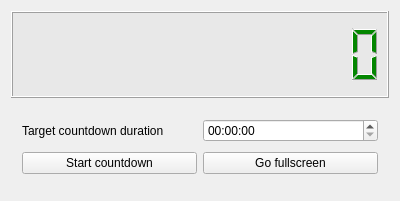
<?xml version="1.0" encoding="UTF-8"?>
<ui version="4.0">
 <class>mainWindow</class>
 <widget class="QMainWindow" name="mainWindow">
  <property name="geometry">
   <rect>
    <x>0</x>
    <y>0</y>
    <width>400</width>
    <height>201</height>
   </rect>
  </property>
  <property name="windowTitle">
   <string>MainWindow</string>
  </property>
  <widget class="QWidget" name="centralWidget">
   <layout class="QVBoxLayout" name="verticalLayout">
    <item>
     <widget class="QLCDNumber" name="lcdNumber">
      <property name="palette">
       <palette>
        <active>
         <colorrole role="WindowText">
          <brush brushstyle="SolidPattern">
           <color alpha="255">
            <red>3</red>
            <green>134</green>
            <blue>0</blue>
           </color>
          </brush>
         </colorrole>
         <colorrole role="Button">
          <brush brushstyle="SolidPattern">
           <color alpha="255">
            <red>0</red>
            <green>0</green>
            <blue>0</blue>
           </color>
          </brush>
         </colorrole>
         <colorrole role="Text">
          <brush brushstyle="SolidPattern">
           <color alpha="255">
            <red>3</red>
            <green>134</green>
            <blue>0</blue>
           </color>
          </brush>
         </colorrole>
         <colorrole role="ButtonText">
          <brush brushstyle="SolidPattern">
           <color alpha="255">
            <red>3</red>
            <green>134</green>
            <blue>0</blue>
           </color>
          </brush>
         </colorrole>
         <colorrole role="Base">
          <brush brushstyle="SolidPattern">
           <color alpha="255">
            <red>0</red>
            <green>0</green>
            <blue>0</blue>
           </color>
          </brush>
         </colorrole>
         <colorrole role="Window">
          <brush brushstyle="SolidPattern">
           <color alpha="255">
            <red>0</red>
            <green>0</green>
            <blue>0</blue>
           </color>
          </brush>
         </colorrole>
        </active>
        <inactive>
         <colorrole role="WindowText">
          <brush brushstyle="SolidPattern">
           <color alpha="255">
            <red>3</red>
            <green>134</green>
            <blue>0</blue>
           </color>
          </brush>
         </colorrole>
         <colorrole role="Button">
          <brush brushstyle="SolidPattern">
           <color alpha="255">
            <red>232</red>
            <green>232</green>
            <blue>232</blue>
           </color>
          </brush>
         </colorrole>
         <colorrole role="Text">
          <brush brushstyle="SolidPattern">
           <color alpha="255">
            <red>3</red>
            <green>134</green>
            <blue>0</blue>
           </color>
          </brush>
         </colorrole>
         <colorrole role="ButtonText">
          <brush brushstyle="SolidPattern">
           <color alpha="255">
            <red>3</red>
            <green>134</green>
            <blue>0</blue>
           </color>
          </brush>
         </colorrole>
         <colorrole role="Base">
          <brush brushstyle="SolidPattern">
           <color alpha="255">
            <red>255</red>
            <green>255</green>
            <blue>255</blue>
           </color>
          </brush>
         </colorrole>
         <colorrole role="Window">
          <brush brushstyle="SolidPattern">
           <color alpha="255">
            <red>232</red>
            <green>232</green>
            <blue>232</blue>
           </color>
          </brush>
         </colorrole>
        </inactive>
        <disabled>
         <colorrole role="WindowText">
          <brush brushstyle="SolidPattern">
           <color alpha="255">
            <red>127</red>
            <green>127</green>
            <blue>127</blue>
           </color>
          </brush>
         </colorrole>
         <colorrole role="Button">
          <brush brushstyle="SolidPattern">
           <color alpha="255">
            <red>232</red>
            <green>232</green>
            <blue>232</blue>
           </color>
          </brush>
         </colorrole>
         <colorrole role="Text">
          <brush brushstyle="SolidPattern">
           <color alpha="255">
            <red>127</red>
            <green>127</green>
            <blue>127</blue>
           </color>
          </brush>
         </colorrole>
         <colorrole role="ButtonText">
          <brush brushstyle="SolidPattern">
           <color alpha="255">
            <red>148</red>
            <green>148</green>
            <blue>148</blue>
           </color>
          </brush>
         </colorrole>
         <colorrole role="Base">
          <brush brushstyle="SolidPattern">
           <color alpha="255">
            <red>237</red>
            <green>237</green>
            <blue>237</blue>
           </color>
          </brush>
         </colorrole>
         <colorrole role="Window">
          <brush brushstyle="SolidPattern">
           <color alpha="255">
            <red>232</red>
            <green>232</green>
            <blue>232</blue>
           </color>
          </brush>
         </colorrole>
        </disabled>
       </palette>
      </property>
      <property name="autoFillBackground">
       <bool>true</bool>
      </property>
      <property name="digitCount">
       <number>12</number>
      </property>
     </widget>
    </item>
    <item>
     <widget class="QWidget" name="controlWidget" native="true">
      <layout class="QGridLayout" name="gridLayout">
       <item row="0" column="0">
        <widget class="QLabel" name="label_2">
         <property name="text">
          <string>Target countdown duration</string>
         </property>
        </widget>
       </item>
       <item row="0" column="1">
        <widget class="QTimeEdit" name="time">
         <property name="displayFormat">
          <string>HH:mm:ss</string>
         </property>
        </widget>
       </item>
       <item row="1" column="0">
        <widget class="QPushButton" name="timerBtn">
         <property name="text">
          <string>Start countdown</string>
         </property>
        </widget>
       </item>
       <item row="1" column="1">
        <widget class="QPushButton" name="fsButton">
         <property name="text">
          <string>Go fullscreen</string>
         </property>
        </widget>
       </item>
      </layout>
     </widget>
    </item>
   </layout>
  </widget>
 </widget>
 <layoutdefault spacing="6" margin="11"/>
 <resources/>
 <connections/>
</ui>
